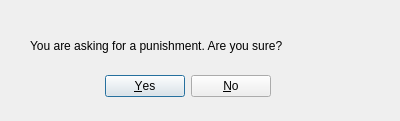
<?xml version="1.0" encoding="UTF-8"?>
<ui version="4.0">
 <class>AskPunishment</class>
 <widget class="QDialog" name="AskPunishment">
  <property name="geometry">
   <rect>
    <x>0</x>
    <y>0</y>
    <width>400</width>
    <height>121</height>
   </rect>
  </property>
  <property name="windowTitle">
   <string>Confirm</string>
  </property>
  <widget class="QDialogButtonBox" name="buttonBox">
   <property name="geometry">
    <rect>
     <x>100</x>
     <y>70</y>
     <width>171</width>
     <height>32</height>
    </rect>
   </property>
   <property name="orientation">
    <enum>Qt::Orientation::Horizontal</enum>
   </property>
   <property name="standardButtons">
    <set>QDialogButtonBox::StandardButton::No|QDialogButtonBox::StandardButton::Yes</set>
   </property>
  </widget>
  <widget class="QLabel" name="lbl_AskPunishment">
   <property name="geometry">
    <rect>
     <x>30</x>
     <y>30</y>
     <width>351</width>
     <height>31</height>
    </rect>
   </property>
   <property name="text">
    <string>You are asking for a punishment. Are you sure?</string>
   </property>
  </widget>
 </widget>
 <resources/>
 <connections>
  <connection>
   <sender>buttonBox</sender>
   <signal>accepted()</signal>
   <receiver>AskPunishment</receiver>
   <slot>accept()</slot>
   <hints>
    <hint type="sourcelabel">
     <x>248</x>
     <y>254</y>
    </hint>
    <hint type="destinationlabel">
     <x>157</x>
     <y>274</y>
    </hint>
   </hints>
  </connection>
  <connection>
   <sender>buttonBox</sender>
   <signal>rejected()</signal>
   <receiver>AskPunishment</receiver>
   <slot>reject()</slot>
   <hints>
    <hint type="sourcelabel">
     <x>316</x>
     <y>260</y>
    </hint>
    <hint type="destinationlabel">
     <x>286</x>
     <y>274</y>
    </hint>
   </hints>
  </connection>
 </connections>
</ui>
